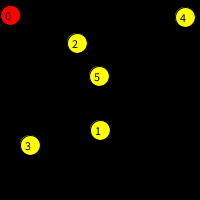
Frame 1 (no input)
Frame 60 (the mouse pressed at the canvas centre just before this capture): identical to frame 1, image omitted
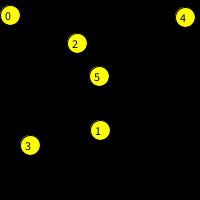
Frame 120 (the mouse held since frame 60 and released just before this capture)

The Processing sketch that drew these frames (run headless with seeded random() and noise(); from frame 60 on, the mouse is pressed at the canvas centre):

// Processing sketch: OPGAVE_7_4c
// ── OPGAVE_7_4c.pde
// Een array van int[6][2] met coördinaten van cirkels
int[][] cirkels = { {10, 15}, {100, 130}, {77, 43}, {30, 145}, {185, 17}, {99, 76} };
final int DIAMETER = 20;
final int GEEL = #FFFF00;
final int ROOD = #FF0000;
void setup() {
  size(200, 200);
  ellipseMode(CENTER);
}
void draw() {
  background(#000000);
  tekenCirkels(cirkels);
  
}

void tekenCirkels(int cirkels[][]) {
  for (int i =0; i < cirkels.length; i++) {
    fill(kleur(i));
    ellipse(cirkels[i][0], cirkels[i][1], DIAMETER, DIAMETER);
    fill(0);
    text(i, cirkels[i][0]-5,cirkels[i][1]+5);
  }
  printIndexPositieStip();
}

int kleur(int i) {
  if (mouseX >= cirkels[i][0] - DIAMETER && mouseX <=cirkels[i][0] + DIAMETER
  && mouseY >= cirkels[i][1] - DIAMETER && mouseY <=cirkels[i][1] + DIAMETER){
    return ROOD;
  } else {
    return GEEL;
  }
}

void printIndexPositieStip(){
  if (mousePressed && mouseX >= cirkels[0][0] - DIAMETER && mouseX <=cirkels[0][0] + DIAMETER
  && mouseY >= cirkels[0][1] - DIAMETER && mouseY <=cirkels[0][1] + DIAMETER){
    println ("geklikt op cirkel met index: 0");
  } else if (mousePressed && mouseX >= cirkels[1][0] - DIAMETER && mouseX <=cirkels[1][0] + DIAMETER
  && mouseY >= cirkels[1][1] - DIAMETER && mouseY <=cirkels[1][1] + DIAMETER){
    println ("geklikt op cirkel met index: 1");
  } else if (mousePressed && mouseX >= cirkels[2][0] - DIAMETER && mouseX <=cirkels[2][0] + DIAMETER
  && mouseY >= cirkels[2][1] - DIAMETER && mouseY <=cirkels[2][1] + DIAMETER){
    println ("geklikt op cirkel met index: 2");
  } else if (mousePressed && mouseX >= cirkels[3][0] - DIAMETER && mouseX <=cirkels[3][0] + DIAMETER
  && mouseY >= cirkels[3][1] - DIAMETER && mouseY <=cirkels[3][1] + DIAMETER){
    println ("geklikt op cirkel met index: 3");
  } else if (mousePressed && mouseX >= cirkels[4][0] - DIAMETER && mouseX <=cirkels[4][0] + DIAMETER
  && mouseY >= cirkels[4][1] - DIAMETER && mouseY <=cirkels[4][1] + DIAMETER){
    println ("geklikt op cirkel met index: 4");
  } else if (mousePressed && mouseX >= cirkels[5][0] - DIAMETER && mouseX <=cirkels[5][0] + DIAMETER
  && mouseY >= cirkels[5][1] - DIAMETER && mouseY <=cirkels[5][1] + DIAMETER){
    println ("geklikt op cirkel met index: 5");
  }  
}
